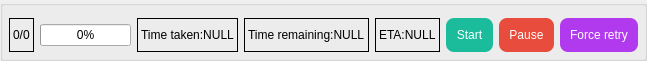
          <widget class="QGroupBox" name="groupBox_Progress">
           <property name="sizePolicy">
            <sizepolicy hsizetype="Preferred" vsizetype="Fixed">
             <horstretch>0</horstretch>
             <verstretch>0</verstretch>
            </sizepolicy>
           </property>
           <property name="minimumSize">
            <size>
             <width>0</width>
             <height>0</height>
            </size>
           </property>
           <property name="maximumSize">
            <size>
             <width>16777215</width>
             <height>51</height>
            </size>
           </property>
           <property name="title">
            <string/>
           </property>
           <layout class="QGridLayout" name="gridLayout_11">
            <property name="leftMargin">
             <number>6</number>
            </property>
            <property name="topMargin">
             <number>12</number>
            </property>
            <property name="rightMargin">
             <number>6</number>
            </property>
            <property name="bottomMargin">
             <number>6</number>
            </property>
            <item row="0" column="5">
             <widget class="QPushButton" name="pushButton_Start">
              <property name="sizePolicy">
               <sizepolicy hsizetype="Fixed" vsizetype="Fixed">
                <horstretch>0</horstretch>
                <verstretch>0</verstretch>
               </sizepolicy>
              </property>
              <property name="minimumSize">
               <size>
                <width>0</width>
                <height>0</height>
               </size>
              </property>
              <property name="maximumSize">
               <size>
                <width>16777215</width>
                <height>16777215</height>
               </size>
              </property>
              <property name="toolTip">
               <string/>
              </property>
              <property name="styleSheet">
               <string notr="true">QPushButton{
background-color: rgb(26, 188, 156);
color: rgb(255, 255, 255);
border-style:outset;
border-radius:8px;
padding:10px;
}
QPushButton:hover{
background-color: rgb(29, 214, 177);
color: rgb(255, 255, 255);
border-style:outset;
border-radius:8px;
padding:10px;
}
QPushButton:pressed{
background-color: rgb(23, 173, 143);
color: rgb(255, 255, 255);
border-style:outset;
border-radius:8px;
padding:10px;
}
QPushButton:disabled{
background-color: rgb(166, 166, 166);
color: rgb(255, 255, 255);
border-style:outset;
border-radius:8px;
padding:10px;
}</string>
              </property>
              <property name="text">
               <string>Start</string>
              </property>
              <property name="icon">
               <iconset resource="icon.qrc">
                <normaloff>:/new/prefix1/icon/icon_main.png</normaloff>:/new/prefix1/icon/icon_main.png</iconset>
              </property>
              <property name="iconSize">
               <size>
                <width>25</width>
                <height>25</height>
               </size>
              </property>
             </widget>
            </item>
            <item row="0" column="1">
             <widget class="QProgressBar" name="progressBar">
              <property name="value">
               <number>0</number>
              </property>
              <property name="format">
               <string notr="true">%p%</string>
              </property>
             </widget>
            </item>
            <item row="0" column="4">
             <widget class="QLabel" name="label_ETA">
              <property name="sizePolicy">
               <sizepolicy hsizetype="Fixed" vsizetype="Preferred">
                <horstretch>0</horstretch>
                <verstretch>0</verstretch>
               </sizepolicy>
              </property>
              <property name="frameShape">
               <enum>QFrame::Box</enum>
              </property>
              <property name="lineWidth">
               <number>1</number>
              </property>
              <property name="text">
               <string>ETA:NULL</string>
              </property>
             </widget>
            </item>
            <item row="0" column="0">
             <widget class="QLabel" name="label_progressBar_filenum">
              <property name="sizePolicy">
               <sizepolicy hsizetype="Fixed" vsizetype="Preferred">
                <horstretch>0</horstretch>
                <verstretch>0</verstretch>
               </sizepolicy>
              </property>
              <property name="toolTip">
               <string>Finished/Total</string>
              </property>
              <property name="frameShape">
               <enum>QFrame::Box</enum>
              </property>
              <property name="frameShadow">
               <enum>QFrame::Plain</enum>
              </property>
              <property name="lineWidth">
               <number>1</number>
              </property>
              <property name="text">
               <string notr="true">0/0</string>
              </property>
             </widget>
            </item>
            <item row="0" column="2">
             <widget class="QLabel" name="label_TimeCost">
              <property name="sizePolicy">
               <sizepolicy hsizetype="Fixed" vsizetype="Preferred">
                <horstretch>0</horstretch>
                <verstretch>0</verstretch>
               </sizepolicy>
              </property>
              <property name="frameShape">
               <enum>QFrame::Box</enum>
              </property>
              <property name="lineWidth">
               <number>1</number>
              </property>
              <property name="text">
               <string>Time taken:NULL</string>
              </property>
             </widget>
            </item>
            <item row="0" column="7">
             <widget class="QPushButton" name="pushButton_ForceRetry">
              <property name="enabled">
               <bool>true</bool>
              </property>
              <property name="sizePolicy">
               <sizepolicy hsizetype="Fixed" vsizetype="Fixed">
                <horstretch>0</horstretch>
                <verstretch>0</verstretch>
               </sizepolicy>
              </property>
              <property name="toolTip">
               <string>In some cases, the Engine process can get stuck.

When you find that the [Scale and denoise] progress has 
not changed for a long time, it is recommended that you 
perform a forced retry to remove the stuck.

You can try using [Force Retry] to end the Engine process 
and restart it, and the entire [Scale and denoise] process 
will not be interrupted and will continue.</string>
              </property>
              <property name="styleSheet">
               <string notr="true">QPushButton{
background-color: rgb(178, 58, 238);
color: rgb(255, 255, 255);
border-style:outset;
border-radius:8px;
padding:10px;
}
QPushButton:hover{
background-color: rgb(191, 62, 255);
color: rgb(255, 255, 255);
border-style:outset;
border-radius:8px;
padding:10px;
}
QPushButton:pressed{
background-color: rgb(154, 50, 205);
color: rgb(255, 255, 255);
border-style:outset;
border-radius:8px;
padding:10px;
}
QPushButton:disabled{
background-color: rgb(166, 166, 166);
color: rgb(255, 255, 255);
border-style:outset;
border-radius:8px;
padding:10px;
}</string>
              </property>
              <property name="text">
               <string>Force retry</string>
              </property>
              <property name="icon">
               <iconset resource="icon.qrc">
                <normaloff>:/new/prefix1/icon/refresh.png</normaloff>:/new/prefix1/icon/refresh.png</iconset>
              </property>
              <property name="iconSize">
               <size>
                <width>25</width>
                <height>25</height>
               </size>
              </property>
             </widget>
            </item>
            <item row="0" column="6">
             <widget class="QPushButton" name="pushButton_Stop">
              <property name="sizePolicy">
               <sizepolicy hsizetype="Fixed" vsizetype="Fixed">
                <horstretch>0</horstretch>
                <verstretch>0</verstretch>
               </sizepolicy>
              </property>
              <property name="maximumSize">
               <size>
                <width>16777215</width>
                <height>16777215</height>
               </size>
              </property>
              <property name="styleSheet">
               <string notr="true">QPushButton{
background-color: rgb(231, 76, 60);
color: rgb(255, 255, 255);
border-style:outset;
border-radius:8px;
padding:10px;
}
QPushButton:hover{
background-color: rgb(255, 102, 64);
color: rgb(255, 255, 255);
border-style:outset;
border-radius:8px;
padding:10px;
}
QPushButton:pressed{
background-color: rgb(204, 65, 53);
color: rgb(255, 255, 255);
border-style:outset;
border-radius:8px;
padding:10px;
}
QPushButton:disabled{
background-color: rgb(166, 166, 166);
color: rgb(255, 255, 255);
border-style:outset;
border-radius:8px;
padding:10px;
}</string>
              </property>
              <property name="text">
               <string>Pause</string>
              </property>
              <property name="icon">
               <iconset resource="icon.qrc">
                <normaloff>:/new/prefix1/icon/pause-button.png</normaloff>:/new/prefix1/icon/pause-button.png</iconset>
              </property>
              <property name="iconSize">
               <size>
                <width>25</width>
                <height>25</height>
               </size>
              </property>
             </widget>
            </item>
            <item row="0" column="3">
             <widget class="QLabel" name="label_TimeRemain">
              <property name="sizePolicy">
               <sizepolicy hsizetype="Fixed" vsizetype="Preferred">
                <horstretch>0</horstretch>
                <verstretch>0</verstretch>
               </sizepolicy>
              </property>
              <property name="frameShape">
               <enum>QFrame::Box</enum>
              </property>
              <property name="lineWidth">
               <number>1</number>
              </property>
              <property name="text">
               <string>Time remaining:NULL</string>
              </property>
             </widget>
            </item>
           </layout>
          </widget>
